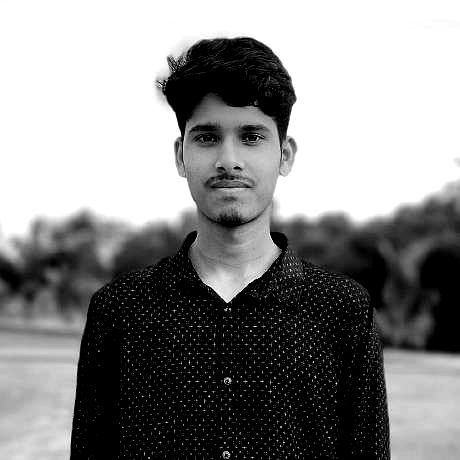
#> input picture source-prepped.png, 460 x 460 px, found by its file name
$ python make_ascii_svg.py
#> lines starting #> are read from the running program, lines starting #| are printed output that depends on the picture
"""
make_ascii_svg.py  –  turn source-prepped.png into hxni-ascii.svg
  • Single gold fill (no rainbow chaos)
  • Each row wipes left→right via SMIL clipPath animation
  • Prints once, then freezes — no looping
  • GitHub renders SMIL inside <img> tags

Usage:
  python scripts/make_ascii_svg.py
"""

from pathlib import Path
import numpy as np
from PIL import Image


# ── Tunables ─────────────────────────────────────────────────────────
SRC      = "source-prepped.png"
OUT      = "mehedi-ascii.svg"

COLS     = 80           # character columns — increase for more detail
ASPECT   = 0.46         # height/width ratio correction for Courier New chars
                        # characters are ~2x taller than wide; 0.46 ≈ 1/2.17
FONT_PX  = 9            # font-size in px
FONT_W   = 5.5          # px per char (Courier New 0.6em at 9px)
LINE_H   = 11           # px per line (font + leading)
CYAN     = "#00F2FE"    # Electric Cyber Cyan
BORDER   = "#0284C7"    # Cyber Sky Blue

# Density ramp: leftmost = bright (white → space), rightmost = dark (black → @)
RAMP = " .`:-=+*cs#%@"

# Animation
WIPE_DUR    = 0.12      # wipe duration per row (seconds)
TOTAL_SECS  = 2.6       # total time for all rows to appear


def img_to_ascii(src: str) -> list[str]:
#> called with src = 'source-prepped.png'
    img  = Image.open(src).convert("L")
#> img is the input picture: PIL image 460x460 L; min 0, max 255, mean 136.3
    rows = max(1, int(COLS * (img.height / img.width) * ASPECT))
#> rows = 36
    img  = img.resize((COLS, rows), Image.LANCZOS)
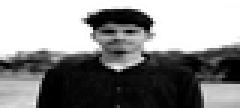
#> img: PIL image 80x36 L (shown 3 times larger); min 0, max 255, mean 136.3
    arr  = np.array(img)
    ramp_len = len(RAMP) - 1
    return [
        "".join(RAMP[int(v / 255 * ramp_len)] for v in row)
        for row in arr
    ]


def build_svg(lines: list[str]) -> str:
    n_rows = len(lines)
    n_cols = max(len(l) for l in lines)
    svg_w  = n_cols * FONT_W
    svg_h  = n_rows * LINE_H + LINE_H      # +1 line bottom breathing room

    row_delay = TOTAL_SECS / max(n_rows, 1)

    # ── CSS Animation Rules ──────────────────────────────────────────
    css_rules = [
        "<style>",
        f'text {{ font-family: "Courier New", Courier, monospace; font-size: {FONT_PX}px; fill: {CYAN}; }}',
        "@keyframes fin { from { opacity: 0; } to { opacity: 1; } }",
        ".row { animation: fin 0.3s ease-out both; }",
    ]
    for i in range(n_rows):
        delay = i * row_delay
        css_rules.append(f".r{i} {{ animation-delay: {delay:.3f}s; }}")
    css_rules.append("</style>")

    # ── <defs>: one clipPath per row ─────────────────────────────────
    defs_parts = ["<defs>"]
    for i in range(n_rows):
        delay = i * row_delay
        y     = i * LINE_H
        defs_parts.append(
            f'  <clipPath id="r{i}">'
            f'<rect x="0" y="{y}" width="0" height="{LINE_H}">'
            f'<animate attributeName="width" from="0" to="{svg_w:.1f}" '
            f'dur="{WIPE_DUR}s" begin="{delay:.3f}s" fill="freeze"/>'
            f'</rect></clipPath>'
        )
    defs_parts.append("</defs>")

    # ── Text rows ────────────────────────────────────────────────────
    text_parts = []
    for i, line in enumerate(lines):
        baseline = (i + 1) * LINE_H
        safe = (line
                .replace("&", "&amp;")
                .replace("<", "&lt;")
                .replace(">", "&gt;"))
        text_parts.append(
            f'<text class="row r{i}" x="0" y="{baseline}" '
            f'xml:space="preserve" '
            f'clip-path="url(#r{i})">{safe}</text>'
        )

    # ── Assemble SVG ─────────────────────────────────────────────────
    svg = "\n".join([
        f'<svg xmlns="http://www.w3.org/2000/svg" '
        f'xmlns:xlink="http://www.w3.org/1999/xlink" '
        f'width="{svg_w:.0f}" height="{svg_h:.0f}" '
        f'viewBox="0 0 {svg_w:.0f} {svg_h:.0f}">',

        # Background
        '<rect width="100%" height="100%" fill="#070a13" rx="8"/>',
        f'<rect x="1" y="1" width="{svg_w-2:.0f}" height="{svg_h-2:.0f}" fill="none" stroke="{BORDER}" stroke-width="1" rx="7.5"/>',

        "\n".join(css_rules),
        "\n".join(defs_parts),
        "\n".join(text_parts),
        "</svg>",
    ])
    return svg


if __name__ == "__main__":
    lines = img_to_ascii(SRC)
#> lines = 36 items
    svg   = build_svg(lines)
#> in build_svg, `n_rows = len(lines)`: n_rows = 36
#> in build_svg, `n_cols = max(len(l) for l in lines)`: n_cols = 80
#> in build_svg, `svg_w  = n_cols * FONT_W`: svg_w = 440
#> in build_svg, `svg_h  = n_rows * LINE_H + LINE_H`: svg_h = 407
#> in build_svg, `row_delay = TOTAL_SECS / max(n_rows, 1)`: row_delay = 0.0722
#> the loop in build_svg, `for i in range(n_rows):` made 36 passes
#> delay on passes 1 to 12: 0, 0.0722, 0.144, 0.217, 0.289, 0.361, 0.433, 0.506, 0.578, 0.65, 0.722, 0.794
#> after the loop in build_svg, `for i in range(n_rows):`: css_rules = 40 items
#> after the loop in build_svg, `for i in range(n_rows):`: defs_parts = 37 items
#> the loop in build_svg, `for i, line in enumerate(lines):` made 36 passes
#> baseline on passes 1 to 12: 11, 22, 33, 44, 55, 66, 77, 88, 99, 110, 121, 132
#> after the loop in build_svg, `for i, line in enumerate(lines):`: text_parts = 36 items
    Path(OUT).write_text(svg, encoding="utf-8")
    cols  = max(len(l) for l in lines)
#> cols = 80
    print(f"Generated {OUT} ({cols} cols x {len(lines)} rows)")
#| Generated mehedi-ascii.svg (80 cols x 36 rows)

$ run again, with hero.png copied over source-prepped.png
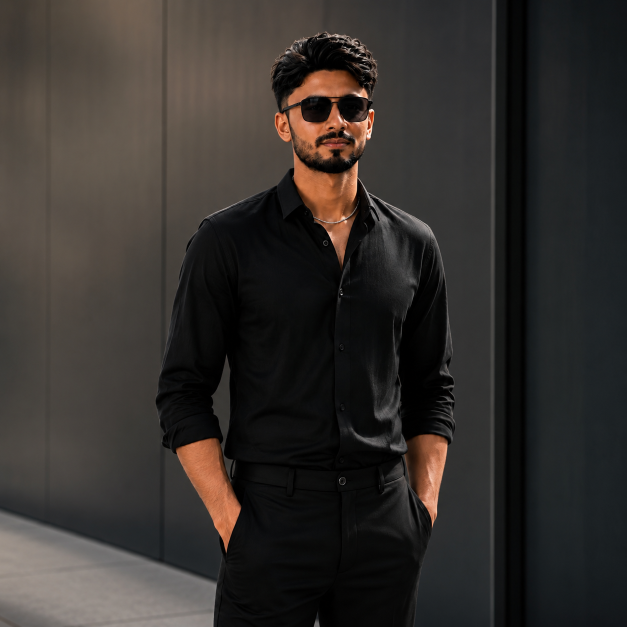
#> input picture hero.png, 1254 x 1254 px, found by its file name (shown at 1/2 size)
#> in img_to_ascii, `img  = Image.open(src).convert("L")`:
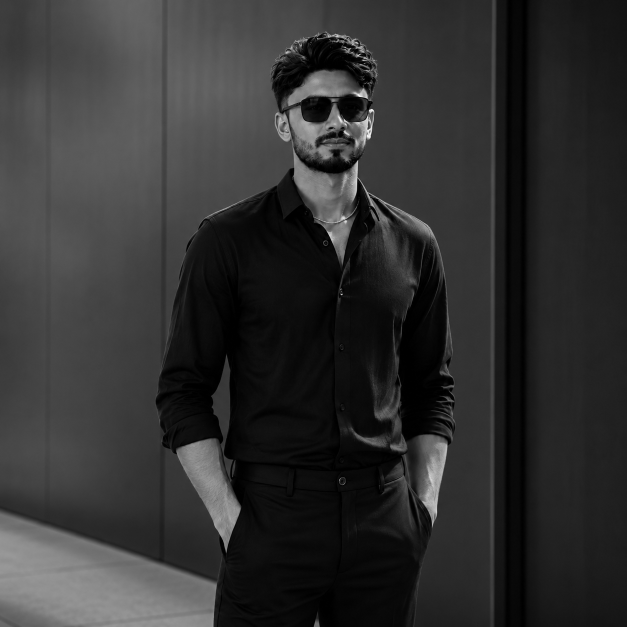
#> img: PIL image 1254x1254 L (shown at 1/2 size); min 0, max 254, mean 48.7
#> in img_to_ascii, `img  = img.resize((COLS, rows), Image.LANCZOS)`:
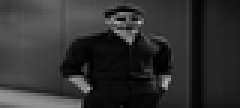
#> img: PIL image 80x36 L (shown 3 times larger); min 0, max 182, mean 48.7
#> lines = 36 items
#> n_rows = 36
#> n_cols = 80
#> svg_w = 440
#> svg_h = 407
#> row_delay = 0.0722
#> the loop in build_svg, `for i in range(n_rows):` made 36 passes
#> delay on passes 1 to 8: 0, 0.0722, 0.144, 0.217, 0.289, 0.361, 0.433, 0.506
#> after the loop in build_svg, `for i in range(n_rows):`: css_rules = 40 items
#> after the loop in build_svg, `for i in range(n_rows):`: defs_parts = 37 items
#> the loop in build_svg, `for i, line in enumerate(lines):` made 36 passes
#> baseline on passes 1 to 8: 11, 22, 33, 44, 55, 66, 77, 88
#> after the loop in build_svg, `for i, line in enumerate(lines):`: text_parts = 36 items
#> cols = 80
#| Generated mehedi-ascii.svg (80 cols x 36 rows)
